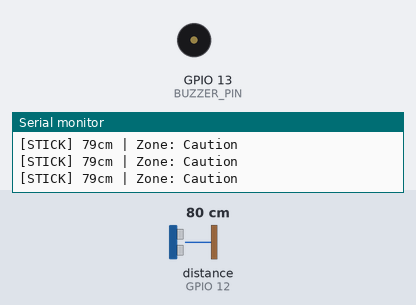
This sketch was run on a simulated ESP8266 (NodeMCU). Parts: buzzer (waves = sounding, pin HIGH), the last lines printed to the serial monitor. Wiring (inferred from the names in the program): ultrasonic range finder: trigger GPIO 14; echo GPIO 12. The test bench sets the inputs (shaded band); at power-on: distance to the obstacle (sensor on GPIO 12) 80 cm. The echo pulse lasts 58.3 µs per cm; pins used as bus, display or sensor lines are not drawn.

Above: at 1.16 s.
1.6 s: distance to the obstacle (sensor on GPIO 12) set to 96 cm
4.6 s: distance to the obstacle (sensor on GPIO 12) set to 105 cm
At 4.6 s:
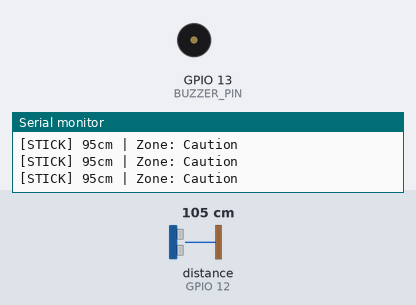
6.6 s: distance to the obstacle (sensor on GPIO 12) set to 2 cm
At 7.0 s:
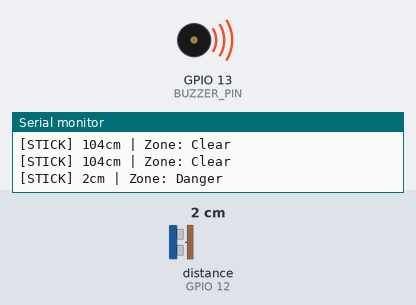
9.6 s: distance to the obstacle (sensor on GPIO 12) set to 120 cm
At 10.6 s:
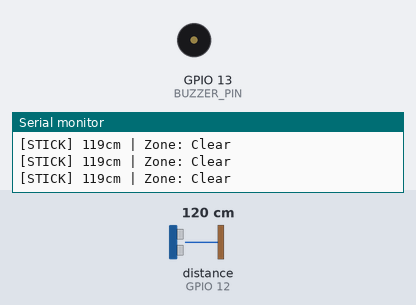
11.1 s: distance to the obstacle (sensor on GPIO 12) set to 4 cm
At 11.4 s:
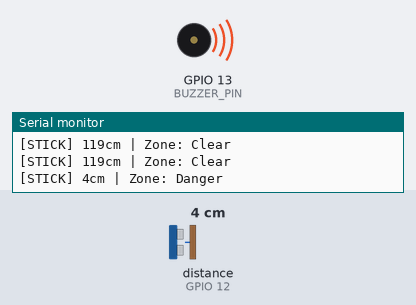
Timing chart, 0 to 15.1 s (numbered marks = the images above; inputs shaded):
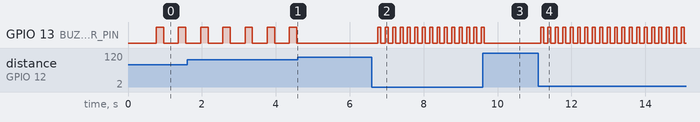

Measured:
- the behaviour switches between 101 and 102 cm on distance to the obstacle (sensor on GPIO 12) (found by bisection; images 0 and 1)
- after the input at 4.6 s, GPIO 13 (BUZZER_PIN): stops changing and stays LOW
- after the input at 6.6 s, GPIO 13 (BUZZER_PIN): alternates HIGH for 0.08 s and LOW for 0.12 s, starting after 0.16 s
- after the input at 9.6 s, GPIO 13 (BUZZER_PIN): goes on until 9.6 s, then stays LOW
- after the input at 11.1 s, GPIO 13 (BUZZER_PIN): alternates HIGH for 0.08 s and LOW for 0.12 s, starting after 0.06 s
- by itself, GPIO 13 (BUZZER_PIN): alternates HIGH for 0.20 s and LOW for 0.40 s

The sketch:

IoT_Obstacle_Detection_System.ino
```cpp
/*
 * ═══════════════════════════════════════════════════════════════
 * IoT Obstacle Detection and Alert System using IR Sensor — Access Point + Web Dashboard
 * (Ultrasonic Cane for Visually Impaired, AP Mode)
 * * Wiring:
 * HC-SR04 VCC  → Vin (5V)
 * HC-SR04 GND  → GND
 * HC-SR04 TRIG → D5 (GPIO14)
 * HC-SR04 ECHO → D6 (GPIO12) -> Use Voltage Divider!
 * Buzzer       → D7 (GPIO13)
 * * Board: NodeMCU 1.0 (ESP-12E Module)
 * Connect to WiFi SSID: "ObstacleAlert_AP"  Password: "12345678"
 * Then open browser → http://192.168.4.1
 * ═══════════════════════════════════════════════════════════════
 */

#include <ESP8266WiFi.h>
#include <ESP8266WebServer.h>

// ── Configuration ────────────────────────────────────────────────
#define TRIG_PIN      14         // D5
#define ECHO_PIN      12         // D6
#define BUZZER_PIN    13         // D7

const char* AP_SSID     = "ObstacleAlert_AP";
const char* AP_PASSWORD = "12345678";
const IPAddress AP_IP(192, 168, 4, 1);
const IPAddress AP_SUBNET(255, 255, 255, 0);

const uint16_t HISTORY_SIZE    = 100;
const uint32_t SAMPLE_INTERVAL = 200;  // ms between readings

// ── Globals ──────────────────────────────────────────────────────
ESP8266WebServer server(80);

struct Record {
  int      dist;
  String   zone;
  uint32_t ts;
};

Record   history[HISTORY_SIZE];
uint16_t histHead  = 0;
uint16_t histCount = 0;
uint32_t lastSample = 0;
uint32_t lastSave   = 0;

int currentDist  = 0;
String currentZone = "Clear";
int alertCount = 0;  // total times danger zone triggered

// ── Helpers ──────────────────────────────────────────────────────
float getDistance() {
  digitalWrite(TRIG_PIN, LOW);
  delayMicroseconds(2);
  digitalWrite(TRIG_PIN, HIGH);
  delayMicroseconds(10);
  digitalWrite(TRIG_PIN, LOW);
  long duration = pulseIn(ECHO_PIN, HIGH, 30000);
  if (duration == 0) return -1.0;
  return (duration * 0.0343) / 2.0;
}

void addRecord(int d, String z) {
  uint16_t idx = (histHead + histCount) % HISTORY_SIZE;
  history[idx].dist = d;
  history[idx].zone = z;
  history[idx].ts   = millis() / 1000;
  if (histCount < HISTORY_SIZE) histCount++;
  else histHead = (histHead + 1) % HISTORY_SIZE;
}

String buildHistoryJSON() {
  String json = "{\"count\":" + String(histCount) + ",\"records\":[";
  for (uint16_t i = 0; i < histCount; i++) {
    uint16_t idx = (histHead + i) % HISTORY_SIZE;
    if (i > 0) json += ",";
    json += "{\"d\":" + String(history[idx].dist) +
            ",\"z\":\"" + history[idx].zone + "\"" +
            ",\"s\":" + String(history[idx].ts) + "}";
  }
  json += "]}";
  return json;
}

// ── HTML Dashboard ────────────────────────────────────────────────
const char HTML_PAGE[] PROGMEM = R"rawhtml(
<!DOCTYPE html>
<html lang="en">
<head>
<meta charset="UTF-8"/>
<meta name="viewport" content="width=device-width,initial-scale=1"/>
<title>IoT Obstacle Detection and Alert System</title>
<style>
  @import url('https://fonts.googleapis.com/css2?family=Share+Tech+Mono&family=Exo+2:wght@300;600;800&display=swap');
  :root{--bg:#0c0c14;--panel:#13131f;--border:#252540;--safe:#00e676;--caution:#ffab00;
    --danger:#ff1744;--accent:#7c4dff;--text:#e0e0f0;--muted:#5a5a80;
    --glow-safe:0 0 20px rgba(0,230,118,0.3);--glow-danger:0 0 30px rgba(255,23,68,0.4)}
  *,*::before,*::after{box-sizing:border-box;margin:0;padding:0}
  body{background:var(--bg);color:var(--text);font-family:'Exo 2',sans-serif;min-height:100vh;padding:20px;
    background-image:radial-gradient(ellipse at 50% 0%,rgba(124,77,253,0.06) 0%,transparent 60%)}
  header{text-align:center;margin-bottom:16px}
  header h1{font-size:clamp(1.4rem,5vw,2.4rem);font-weight:800;letter-spacing:.06em;
    background:linear-gradient(135deg,var(--accent),var(--safe));-webkit-background-clip:text;
    -webkit-text-fill-color:transparent;background-clip:text;text-transform:uppercase}
  header p{color:var(--muted);font-family:'Share Tech Mono',monospace;font-size:.75rem;margin-top:5px;letter-spacing:.12em}
  .college-info{background:var(--panel);border:1px solid var(--border);border-radius:16px;padding:16px 24px;margin-bottom:20px;text-align:center}
  .ci-name{font-size:.92rem;font-weight:700;letter-spacing:.06em;margin-bottom:4px}
  .ci-proj{font-size:.72rem;color:var(--accent);margin-bottom:10px;font-family:'Share Tech Mono',monospace;letter-spacing:.08em}
  .ci-team{font-size:.7rem;color:var(--muted);line-height:2}
  .ci-team b{color:var(--text);font-weight:600}
  .ci-team .roll{color:var(--muted);font-size:.62rem}
  .status-bar{display:flex;align-items:center;justify-content:center;gap:10px;margin-bottom:18px;
    font-family:'Share Tech Mono',monospace;font-size:.72rem;color:var(--muted)}
  .dot{width:8px;height:8px;border-radius:50%;background:var(--safe);box-shadow:0 0 8px var(--safe);animation:blink 2s infinite}
  @keyframes blink{0%,100%{opacity:1}50%{opacity:.3}}

  .scene{display:flex;justify-content:center;align-items:flex-end;margin:0 auto 20px;
    max-width:420px;height:280px;position:relative;overflow:hidden}
  .ground{position:absolute;bottom:0;width:100%;height:40px;background:linear-gradient(to top,#1a1a2e,transparent);border-top:1px solid var(--border)}
  .ground-dots{position:absolute;bottom:8px;width:100%;display:flex;justify-content:space-around}
  .ground-dots span{width:3px;height:3px;border-radius:50%;background:var(--muted);opacity:.4}

  .person{position:relative;width:80px;height:200px;margin-bottom:40px;z-index:2;transition:filter .5s}

  .p-head{width:28px;height:28px;background:var(--text);border-radius:50%;margin:0 auto 2px;position:relative}
  .p-glasses{position:absolute;top:10px;left:2px;width:24px;height:8px;border:2px solid #333;border-radius:3px;background:rgba(0,0,0,0.5)}
  .p-body{width:20px;height:50px;background:linear-gradient(to bottom,#4a4a8a,#3a3a6a);margin:0 auto;border-radius:6px 6px 2px 2px;position:relative}
  .p-arm-l,.p-arm-r{position:absolute;width:8px;height:40px;background:#4a4a8a;border-radius:4px;top:5px}
  .p-arm-l{left:-10px;transform:rotate(8deg)}
  .p-arm-r{right:-10px;transform:rotate(-15deg);transform-origin:top center}
  .p-legs{display:flex;justify-content:center;gap:4px;margin-top:-2px}
  .p-leg{width:9px;height:48px;background:#3a3a6a;border-radius:3px 3px 5px 5px}
  .p-leg-l{animation:walkL 0.8s ease-in-out infinite}
  .p-leg-r{animation:walkR 0.8s ease-in-out infinite}
  @keyframes walkL{0%,100%{transform:rotate(10deg)}50%{transform:rotate(-10deg)}}
  @keyframes walkR{0%,100%{transform:rotate(-10deg)}50%{transform:rotate(10deg)}}
  .p-cane{position:absolute;right:-18px;top:45px;width:4px;height:90px;background:linear-gradient(to bottom,#eee,#ccc);
    border-radius:2px;transform:rotate(-12deg);transform-origin:top center}
  .p-cane::after{content:'';position:absolute;bottom:0;left:-3px;width:10px;height:10px;border-radius:50%;
    background:#ddd;box-shadow:0 0 8px rgba(255,255,255,0.3)}

  .sonar-waves{position:absolute;right:30px;bottom:100px;z-index:1}
  .sonar-wave{position:absolute;width:20px;height:20px;border:2px solid var(--safe);border-radius:50%;
    animation:sonarPing 1.5s ease-out infinite;opacity:0}
  .sonar-wave:nth-child(1){animation-delay:0s}
  .sonar-wave:nth-child(2){animation-delay:.5s}
  .sonar-wave:nth-child(3){animation-delay:1s}
  @keyframes sonarPing{0%{width:10px;height:10px;opacity:.8;top:0;left:0}
    100%{width:120px;height:120px;opacity:0;top:-55px;left:-55px}}

  .obstacle-wall{position:absolute;right:20px;bottom:40px;width:30px;height:0;
    background:linear-gradient(to top,#555,#777);border-radius:4px 4px 0 0;
    transition:height 1s ease,box-shadow .5s;z-index:1}

  .zone-badge{text-align:center;margin-bottom:16px}
  .zone-text{font-family:'Share Tech Mono',monospace;font-size:1.6rem;font-weight:700;letter-spacing:.12em;
    padding:10px 30px;border-radius:12px;display:inline-block;transition:all .5s}
  .zone-safe{color:var(--safe);background:rgba(0,230,118,0.08);border:1px solid rgba(0,230,118,0.2);text-shadow:var(--glow-safe)}
  .zone-caution{color:var(--caution);background:rgba(255,171,0,0.08);border:1px solid rgba(255,171,0,0.2);
    text-shadow:0 0 15px rgba(255,171,0,0.4);animation:cautionFlash 1s infinite}
  .zone-danger{color:var(--danger);background:rgba(255,23,68,0.1);border:1px solid rgba(255,23,68,0.3);
    text-shadow:var(--glow-danger);animation:dangerFlash .5s infinite}
  @keyframes cautionFlash{0%,100%{opacity:1}50%{opacity:.7}}
  @keyframes dangerFlash{0%,100%{opacity:1}50%{opacity:.5}}

  .dist-bar{margin:0 auto 20px;max-width:450px}
  .bar-track{height:18px;background:var(--panel);border:1px solid var(--border);border-radius:10px;overflow:hidden;position:relative}
  .bar-fill{height:100%;border-radius:10px;transition:width .4s ease,background .4s}
  .bar-labels{display:flex;justify-content:space-between;font-size:.6rem;color:var(--muted);margin-top:4px;
    font-family:'Share Tech Mono',monospace}
  .bar-zones{display:flex;justify-content:space-between;font-size:.55rem;margin-top:2px}
  .bar-zones span{padding:2px 8px;border-radius:4px;font-family:'Share Tech Mono',monospace}
  .bz-d{color:var(--danger);background:rgba(255,23,68,0.1)}
  .bz-c{color:var(--caution);background:rgba(255,171,0,0.1)}
  .bz-s{color:var(--safe);background:rgba(0,230,118,0.1)}

  .cards{display:grid;grid-template-columns:repeat(auto-fit,minmax(155px,1fr));gap:14px;margin-bottom:20px}
  .card{background:var(--panel);border:1px solid var(--border);border-radius:14px;padding:16px;
    position:relative;overflow:hidden;transition:border-color .3s,transform .3s}
  .card:hover{border-color:var(--accent);transform:translateY(-2px)}
  .card::before{content:'';position:absolute;top:0;left:0;right:0;height:2px}
  .card.cd::before{background:linear-gradient(90deg,var(--accent),transparent)}
  .card.ca::before{background:linear-gradient(90deg,var(--danger),transparent)}
  .card.ct::before{background:linear-gradient(90deg,var(--muted),transparent)}
  .card-label{font-size:.62rem;letter-spacing:.16em;text-transform:uppercase;color:var(--muted);margin-bottom:6px}
  .card-value{font-family:'Share Tech Mono',monospace;font-size:1.4rem;font-weight:700;line-height:1}
  .card.cd .card-value{color:var(--accent)}.card.ca .card-value{color:var(--danger)}.card.ct .card-value{color:var(--text)}
  .card-unit{font-size:.7rem;color:var(--muted);margin-left:3px}

  .table-box{background:var(--panel);border:1px solid var(--border);border-radius:14px;padding:18px;overflow-x:auto}
  .table-box h2{font-size:.7rem;letter-spacing:.14em;text-transform:uppercase;color:var(--muted);margin-bottom:12px}
  table{width:100%;border-collapse:collapse;font-family:'Share Tech Mono',monospace;font-size:.78rem}
  th{text-align:left;color:var(--muted);font-size:.62rem;letter-spacing:.1em;padding:0 10px 8px;border-bottom:1px solid var(--border)}
  td{padding:7px 10px;border-bottom:1px solid rgba(37,37,64,0.5);color:var(--text)}
  tr:last-child td{border-bottom:none}
  tr:hover td{background:rgba(124,77,253,0.04)}
  .td-d{font-weight:bold}.td-z{font-size:.7rem}.td-idx{color:var(--muted);font-size:.62rem}
  footer{text-align:center;margin-top:24px;color:var(--muted);font-size:.68rem;font-family:'Share Tech Mono',monospace;letter-spacing:.1em}
</style>
</head>
<body>
<header>
  <h1>&#x1F9AF; IoT Obstacle Detection</h1>
  <p>ESP8266 &bull; ASSISTIVE TECH</p>
</header>
<div class="college-info">
  <div class="ci-name">Karnatak Arts, Science and Commerce College, Bidar</div>
  <div class="ci-proj">Project: IoT Obstacle Detection and Alert System using IR Sensor</div>
  <div class="ci-team">
    <b>shivakumar</b> <span class="roll">(Roll No. U27RE23S0212)</span> &bull;
    <b>MAHESH</b> <span class="roll">(Roll No. U27RE23S0347 )</span> &bull;
    <b>KAVYA</b> <span class="roll">(Roll No.U27RE23S0264 )</span> &bull;
    <b>OM </b> <span class="roll">(Roll No. U27RE23S0402)</span> &bull;
    <b>ARUNKUMAR</b> <span class="roll">(Roll No. U27RE23S0174)</span> &bull;
    <b>SHWETA</b> <span class="roll">(Roll No. U27RE23S0203)</span>
  </div>
</div>
<div class="status-bar">
  <span class="dot" id="statusDot"></span>
  <span id="statusText">Scanning...</span>
  &nbsp;|&nbsp;
  <span id="uptimeText">Uptime: --</span>
  &nbsp;|&nbsp;
  Live
</div>

<div class="scene" id="scene">
  <div class="ground"><div class="ground-dots"><span></span><span></span><span></span><span></span><span></span><span></span><span></span><span></span></div></div>
  <div class="person" id="person">
    <div class="p-head"><div class="p-glasses"></div></div>
    <div class="p-body">
      <div class="p-arm-l"></div>
      <div class="p-arm-r"></div>
      <div class="p-cane"></div>
    </div>
    <div class="p-legs">
      <div class="p-leg p-leg-l"></div>
      <div class="p-leg p-leg-r"></div>
    </div>
  </div>
  <div class="sonar-waves" id="sonarWaves">
    <div class="sonar-wave"></div>
    <div class="sonar-wave"></div>
    <div class="sonar-wave"></div>
  </div>
  <div class="obstacle-wall" id="obstacleWall"></div>
</div>

<div class="zone-badge">
  <span class="zone-text zone-safe" id="zoneBadge">&#x2705; PATH CLEAR</span>
</div>

<div class="dist-bar">
  <div class="bar-track"><div class="bar-fill" id="barFill" style="width:0%;background:var(--safe)"></div></div>
  <div class="bar-labels"><span>0cm</span><span>40cm</span><span>100cm</span><span>200cm+</span></div>
  <div class="bar-zones"><span class="bz-d">DANGER</span><span class="bz-c">CAUTION</span><span class="bz-s">SAFE</span></div>
</div>

<div class="cards">
  <div class="card cd">
    <div class="card-label">&#x1F4CF; Distance</div>
    <div class="card-value" id="distVal">--<span class="card-unit">cm</span></div>
  </div>
  <div class="card ca">
    <div class="card-label">&#x26A0; Alert Count</div>
    <div class="card-value" id="alertVal">0</div>
  </div>
  <div class="card ct">
    <div class="card-label">&#x1F4CA; Readings Saved</div>
    <div class="card-value" id="countVal">0</div>
  </div>
</div>

<div class="table-box">
  <h2>&#x1F4CB; Detection Log (newest first)</h2>
  <table>
    <thead><tr><th>#</th><th>DISTANCE</th><th>ZONE</th><th>UPTIME</th></tr></thead>
    <tbody id="histTable">
      <tr><td colspan="4" style="color:var(--muted);text-align:center">Loading...</td></tr>
    </tbody>
  </table>
</div>
<footer>IoT Obstacle Detection System &bull; 192.168.4.1 &bull; SSID: ObstacleAlert_AP</footer>

<script>
function fmtUptime(s){var h=Math.floor(s/3600);var m=Math.floor((s%3600)/60);var sec=s%60;return(h?h+'h ':'')+(m?m+'m ':'')+sec+'s'}
function updateScene(dist,zone){
  var badge=document.getElementById('zoneBadge');
  var bar=document.getElementById('barFill');
  var wall=document.getElementById('obstacleWall');
  var person=document.getElementById('person');
  var waves=document.querySelectorAll('.sonar-wave');
  var legs=document.querySelectorAll('.p-leg');
  if(zone==='Danger'){
    badge.className='zone-text zone-danger';badge.innerHTML='\u26D4 OBSTACLE DETECTED!';
    bar.style.width='100%';bar.style.background='var(--danger)';
    wall.style.height='120px';wall.style.boxShadow='0 0 20px rgba(255,23,68,0.5)';
    person.style.filter='drop-shadow(0 0 10px rgba(255,23,68,0.4))';
    waves.forEach(function(w){w.style.borderColor='var(--danger)'});
    legs.forEach(function(l){l.style.animationDuration='0.4s'});
  }else if(zone==='Caution'){
    badge.className='zone-text zone-caution';badge.innerHTML='\u26A0\uFE0F SLOW DOWN — Object Ahead';
    var pct=Math.min(((100-dist)/100)*100,80);
    bar.style.width=pct+'%';bar.style.background='var(--caution)';
    wall.style.height=(60+dist*0.3)+'px';wall.style.boxShadow='0 0 10px rgba(255,171,0,0.3)';
    person.style.filter='none';
    waves.forEach(function(w){w.style.borderColor='var(--caution)'});
    legs.forEach(function(l){l.style.animationDuration='0.8s'});
  }else{
    badge.className='zone-text zone-safe';badge.innerHTML='\u2705 PATH CLEAR';
    bar.style.width='20%';bar.style.background='var(--safe)';
    wall.style.height='0px';wall.style.boxShadow='none';
    person.style.filter='none';
    waves.forEach(function(w){w.style.borderColor='var(--safe)'});
    legs.forEach(function(l){l.style.animationDuration='0.8s'});
  }
}
async function fetchData(){
  try{
    var r=await Promise.all([fetch('/live'),fetch('/history')]);
    var live=await r[0].json();var hist=await r[1].json();
    document.getElementById('distVal').innerHTML=live.dist+'<span class="card-unit">cm</span>';
    document.getElementById('alertVal').textContent=live.alerts;
    document.getElementById('countVal').textContent=hist.count;
    document.getElementById('uptimeText').textContent='Uptime: '+fmtUptime(live.uptime);
    updateScene(live.dist,live.zone);
    var distEl=document.getElementById('distVal');
    if(live.zone==='Danger')distEl.style.color='var(--danger)';
    else if(live.zone==='Caution')distEl.style.color='var(--caution)';
    else distEl.style.color='var(--safe)';
    var tbody=document.getElementById('histTable');
    if(hist.count===0){tbody.innerHTML='<tr><td colspan="4" style="color:var(--muted);text-align:center">No data yet</td></tr>';}
    else{var rows=hist.records.slice().reverse().slice(0,50);
      tbody.innerHTML=rows.map(function(r,i){
        var zc=r.z==='Danger'?'var(--danger)':r.z==='Caution'?'var(--caution)':'var(--safe)';
        return'<tr><td class="td-idx">'+(hist.count-i)+'</td><td class="td-d" style="color:'+zc+'">'+r.d+' cm</td><td class="td-z" style="color:'+zc+'">'+r.z+'</td><td>'+fmtUptime(r.s)+'</td></tr>'}).join('');}
  }catch(e){document.getElementById('statusText').textContent='Connection error';}
}
fetchData();setInterval(fetchData,500);
</script>
</body>
</html>
)rawhtml";

// ── HTTP Route Handlers ───────────────────────────────────────────

void handleRoot() {
  server.send_P(200, "text/html", HTML_PAGE);
}

void handleLive() {
  String json = "{";
  json += "\"dist\":"   + String(currentDist) + ",";
  json += "\"zone\":\"" + currentZone + "\",";
  json += "\"alerts\":" + String(alertCount) + ",";
  json += "\"uptime\":" + String(millis() / 1000);
  json += "}";
  server.sendHeader("Access-Control-Allow-Origin", "*");
  server.send(200, "application/json", json);
}

void handleHistory() {
  server.sendHeader("Access-Control-Allow-Origin", "*");
  server.send(200, "application/json", buildHistoryJSON());
}

void handleNotFound() {
  server.send(404, "text/plain", "404 - Not Found");
}

// ── Setup ─────────────────────────────────────────────────────────
void setup() {
  Serial.begin(9600);
  delay(200);

  pinMode(TRIG_PIN, OUTPUT);
  pinMode(ECHO_PIN, INPUT);
  pinMode(BUZZER_PIN, OUTPUT);
  digitalWrite(BUZZER_PIN, LOW);

  Serial.println("\n\n=== IoT Obstacle Detection and Alert System ===");

  WiFi.mode(WIFI_AP);
  WiFi.softAPConfig(AP_IP, AP_IP, AP_SUBNET);
  WiFi.softAP(AP_SSID, AP_PASSWORD);

  Serial.println("[WiFi] AP started");
  Serial.println("  SSID    : " + String(AP_SSID));
  Serial.println("  Password: " + String(AP_PASSWORD));
  Serial.println("  IP      : " + AP_IP.toString());

  server.on("/",        handleRoot);
  server.on("/live",    handleLive);
  server.on("/history", handleHistory);
  server.onNotFound(handleNotFound);
  server.begin();

  Serial.println("[HTTP] Server started on port 80");
  Serial.println("================================\n");
}

// ── Loop ──────────────────────────────────────────────────────────
void loop() {
  server.handleClient();

  uint32_t now = millis();
  if (now - lastSample >= SAMPLE_INTERVAL) {
    lastSample = now;

    float dist = getDistance();

    if (dist > 0 && dist < 400) {
      currentDist = (int)dist;

      // Zone classification (matching original buzzer logic)
      if (currentDist <= 40) {
        currentZone = "Danger";
        alertCount++;
        // Fast beep
        digitalWrite(BUZZER_PIN, HIGH);
        delay(80);
        digitalWrite(BUZZER_PIN, LOW);
      }
      else if (currentDist <= 100) {
        currentZone = "Caution";
        // Slow beep
        if (now % 600 < 200) {
          digitalWrite(BUZZER_PIN, HIGH);
        } else {
          digitalWrite(BUZZER_PIN, LOW);
        }
      }
      else {
        currentZone = "Clear";
        digitalWrite(BUZZER_PIN, LOW);
      }

      // Save to history every 3 seconds
      if (now - lastSave >= 3000) {
        lastSave = now;
        addRecord(currentDist, currentZone);
      }

      Serial.printf("[STICK] %dcm | Zone: %s\n", currentDist, currentZone.c_str());
    } else {
      currentDist = -1;
      currentZone = "Error";
      digitalWrite(BUZZER_PIN, LOW);
    }
  }

  yield();
}
```
